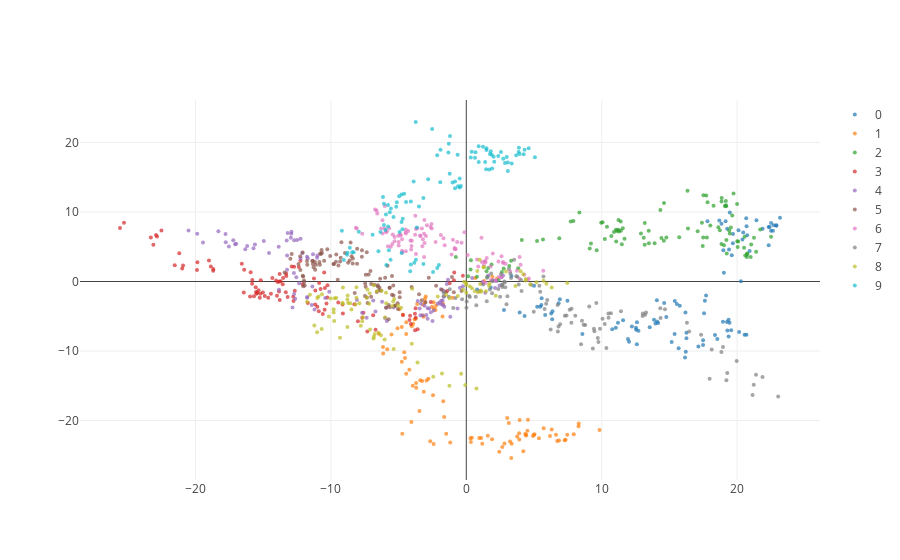

Write notebook code for a chart like this one.
### Code cell
plotter(xs, style='.', reduce_kwargs={'ndims': 2})
